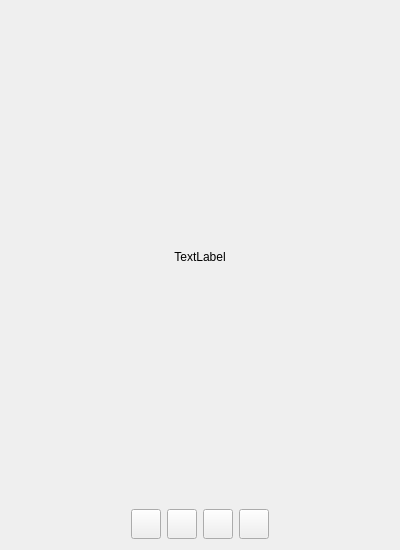
<?xml version="1.0" encoding="UTF-8"?>
<ui version="4.0">
 <class>ClothForm</class>
 <widget class="QWidget" name="ClothForm">
  <property name="geometry">
   <rect>
    <x>0</x>
    <y>0</y>
    <width>400</width>
    <height>550</height>
   </rect>
  </property>
  <property name="sizePolicy">
   <sizepolicy hsizetype="Fixed" vsizetype="Fixed">
    <horstretch>0</horstretch>
    <verstretch>0</verstretch>
   </sizepolicy>
  </property>
  <property name="windowTitle">
   <string>Form</string>
  </property>
  <layout class="QVBoxLayout" name="verticalLayout" stretch="10,1">
   <item>
    <widget class="QLabel" name="label">
     <property name="text">
      <string>TextLabel</string>
     </property>
     <property name="alignment">
      <set>Qt::AlignmentFlag::AlignCenter</set>
     </property>
    </widget>
   </item>
   <item>
    <layout class="QHBoxLayout" name="horizontalLayout">
     <item>
      <spacer name="horizontalSpacer">
       <property name="orientation">
        <enum>Qt::Orientation::Horizontal</enum>
       </property>
       <property name="sizeHint" stdset="0">
        <size>
         <width>40</width>
         <height>20</height>
        </size>
       </property>
      </spacer>
     </item>
     <item>
      <widget class="QPushButton" name="pushBtnWear">
       <property name="sizePolicy">
        <sizepolicy hsizetype="Fixed" vsizetype="Fixed">
         <horstretch>0</horstretch>
         <verstretch>0</verstretch>
        </sizepolicy>
       </property>
       <property name="maximumSize">
        <size>
         <width>30</width>
         <height>30</height>
        </size>
       </property>
       <property name="text">
        <string/>
       </property>
       <property name="iconSize">
        <size>
         <width>24</width>
         <height>24</height>
        </size>
       </property>
      </widget>
     </item>
     <item>
      <widget class="QPushButton" name="pushBtnFitCloth">
       <property name="maximumSize">
        <size>
         <width>30</width>
         <height>30</height>
        </size>
       </property>
       <property name="text">
        <string/>
       </property>
       <property name="iconSize">
        <size>
         <width>24</width>
         <height>24</height>
        </size>
       </property>
      </widget>
     </item>
     <item>
      <widget class="QPushButton" name="pushBtnTrash">
       <property name="sizePolicy">
        <sizepolicy hsizetype="Fixed" vsizetype="Fixed">
         <horstretch>0</horstretch>
         <verstretch>0</verstretch>
        </sizepolicy>
       </property>
       <property name="maximumSize">
        <size>
         <width>30</width>
         <height>30</height>
        </size>
       </property>
       <property name="text">
        <string/>
       </property>
       <property name="iconSize">
        <size>
         <width>24</width>
         <height>24</height>
        </size>
       </property>
      </widget>
     </item>
     <item>
      <widget class="QPushButton" name="pushBtnRemove">
       <property name="sizePolicy">
        <sizepolicy hsizetype="Fixed" vsizetype="Fixed">
         <horstretch>0</horstretch>
         <verstretch>0</verstretch>
        </sizepolicy>
       </property>
       <property name="maximumSize">
        <size>
         <width>30</width>
         <height>30</height>
        </size>
       </property>
       <property name="text">
        <string/>
       </property>
       <property name="iconSize">
        <size>
         <width>24</width>
         <height>24</height>
        </size>
       </property>
      </widget>
     </item>
     <item>
      <spacer name="horizontalSpacer_2">
       <property name="orientation">
        <enum>Qt::Orientation::Horizontal</enum>
       </property>
       <property name="sizeHint" stdset="0">
        <size>
         <width>40</width>
         <height>20</height>
        </size>
       </property>
      </spacer>
     </item>
    </layout>
   </item>
  </layout>
 </widget>
 <resources/>
 <connections/>
</ui>
